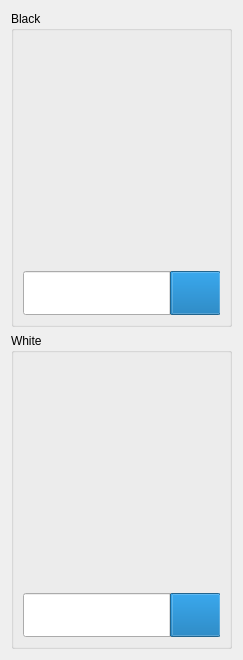
<?xml version="1.0" encoding="UTF-8"?>
<ui version="4.0">
 <class>ClockWidget</class>
 <widget class="QWidget" name="ClockWidget">
  <property name="geometry">
   <rect>
    <x>0</x>
    <y>0</y>
    <width>243</width>
    <height>660</height>
   </rect>
  </property>
  <layout class="QVBoxLayout" name="verticalLayout">
   <item>
    <widget class="QGroupBox" name="groupB">
     <property name="title">
      <string>Black</string>
     </property>
     <layout class="QVBoxLayout" name="verticalLayout_2">
      <item>
       <widget class="Knights::Clock" name="clockB" native="true"/>
      </item>
      <item>
       <widget class="QProgressBar" name="progressB">
        <property name="font">
         <font>
          <pointsize>24</pointsize>
         </font>
        </property>
        <property name="value">
         <number>24</number>
        </property>
        <property name="invertedAppearance">
         <bool>true</bool>
        </property>
       </widget>
      </item>
     </layout>
    </widget>
   </item>
   <item>
    <widget class="QGroupBox" name="groupW">
     <property name="title">
      <string>White</string>
     </property>
     <layout class="QVBoxLayout" name="verticalLayout_3">
      <item>
       <widget class="Knights::Clock" name="clockW" native="true"/>
      </item>
      <item>
       <widget class="QProgressBar" name="progressW">
        <property name="font">
         <font>
          <pointsize>24</pointsize>
         </font>
        </property>
        <property name="value">
         <number>24</number>
        </property>
        <property name="invertedAppearance">
         <bool>true</bool>
        </property>
       </widget>
      </item>
     </layout>
    </widget>
   </item>
  </layout>
 </widget>
 <customwidgets>
  <customwidget>
   <class>Knights::Clock</class>
   <extends>QWidget</extends>
   <header location="global">clock.h</header>
   <container>1</container>
  </customwidget>
 </customwidgets>
 <resources/>
 <connections/>
</ui>
